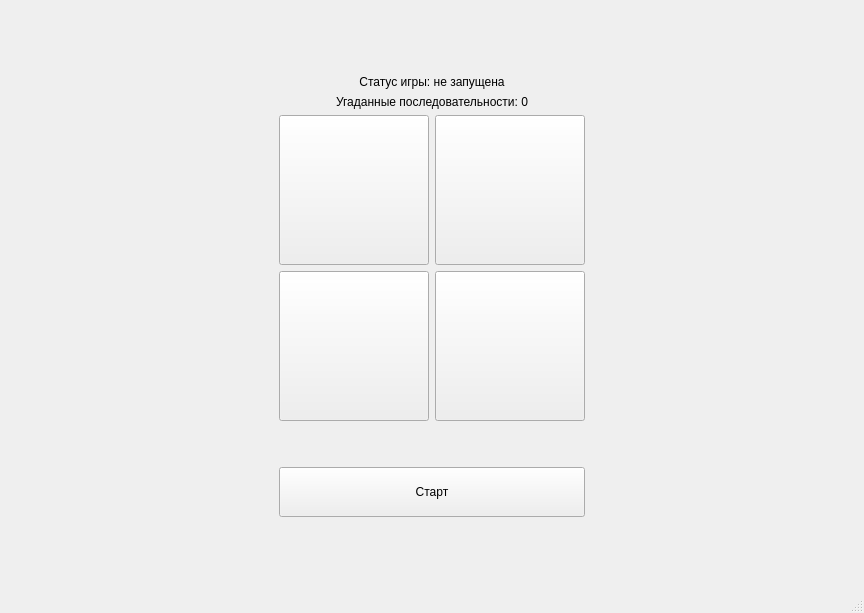
<?xml version="1.0" encoding="UTF-8"?>
<ui version="4.0">
 <class>SimonSays</class>
 <widget class="QMainWindow" name="SimonSays">
  <property name="geometry">
   <rect>
    <x>0</x>
    <y>0</y>
    <width>864</width>
    <height>613</height>
   </rect>
  </property>
  <property name="windowTitle">
   <string>SimonSays</string>
  </property>
  <widget class="QWidget" name="centralwidget">
   <layout class="QVBoxLayout" name="verticalLayout">
    <item>
     <layout class="QGridLayout" name="gridLayout">
      <item row="0" column="1" colspan="2">
       <spacer name="verticalSpacer">
        <property name="orientation">
         <enum>Qt::Orientation::Vertical</enum>
        </property>
        <property name="sizeHint" stdset="0">
         <size>
          <width>20</width>
          <height>40</height>
         </size>
        </property>
       </spacer>
      </item>
      <item row="1" column="1" colspan="2">
       <widget class="QLabel" name="statusGameLabel">
        <property name="text">
         <string>Статус игры: не запущена</string>
        </property>
        <property name="alignment">
         <set>Qt::AlignmentFlag::AlignCenter</set>
        </property>
       </widget>
      </item>
      <item row="2" column="1" colspan="2">
       <widget class="QLabel" name="scoreLabel">
        <property name="text">
         <string>Угаданные последовательности: 0</string>
        </property>
        <property name="alignment">
         <set>Qt::AlignmentFlag::AlignCenter</set>
        </property>
       </widget>
      </item>
      <item row="3" column="1">
       <widget class="QPushButton" name="pushButton_1">
        <property name="sizePolicy">
         <sizepolicy hsizetype="Preferred" vsizetype="Preferred">
          <horstretch>0</horstretch>
          <verstretch>0</verstretch>
         </sizepolicy>
        </property>
        <property name="minimumSize">
         <size>
          <width>150</width>
          <height>150</height>
         </size>
        </property>
        <property name="text">
         <string/>
        </property>
       </widget>
      </item>
      <item row="3" column="2">
       <widget class="QPushButton" name="pushButton_2">
        <property name="sizePolicy">
         <sizepolicy hsizetype="Preferred" vsizetype="Preferred">
          <horstretch>0</horstretch>
          <verstretch>0</verstretch>
         </sizepolicy>
        </property>
        <property name="minimumSize">
         <size>
          <width>150</width>
          <height>150</height>
         </size>
        </property>
        <property name="text">
         <string/>
        </property>
       </widget>
      </item>
      <item row="4" column="1">
       <widget class="QPushButton" name="pushButton_3">
        <property name="sizePolicy">
         <sizepolicy hsizetype="Preferred" vsizetype="Preferred">
          <horstretch>0</horstretch>
          <verstretch>0</verstretch>
         </sizepolicy>
        </property>
        <property name="minimumSize">
         <size>
          <width>150</width>
          <height>150</height>
         </size>
        </property>
        <property name="text">
         <string/>
        </property>
       </widget>
      </item>
      <item row="4" column="2">
       <widget class="QPushButton" name="pushButton_4">
        <property name="sizePolicy">
         <sizepolicy hsizetype="Preferred" vsizetype="Preferred">
          <horstretch>0</horstretch>
          <verstretch>0</verstretch>
         </sizepolicy>
        </property>
        <property name="minimumSize">
         <size>
          <width>150</width>
          <height>150</height>
         </size>
        </property>
        <property name="text">
         <string/>
        </property>
       </widget>
      </item>
      <item row="5" column="1" colspan="2">
       <spacer name="verticalSpacer_2">
        <property name="orientation">
         <enum>Qt::Orientation::Vertical</enum>
        </property>
        <property name="sizeType">
         <enum>QSizePolicy::Policy::Maximum</enum>
        </property>
        <property name="sizeHint" stdset="0">
         <size>
          <width>20</width>
          <height>40</height>
         </size>
        </property>
       </spacer>
      </item>
      <item row="6" column="1" colspan="2">
       <widget class="QPushButton" name="startButton">
        <property name="sizePolicy">
         <sizepolicy hsizetype="Minimum" vsizetype="Expanding">
          <horstretch>0</horstretch>
          <verstretch>0</verstretch>
         </sizepolicy>
        </property>
        <property name="maximumSize">
         <size>
          <width>16777215</width>
          <height>50</height>
         </size>
        </property>
        <property name="text">
         <string>Старт</string>
        </property>
       </widget>
      </item>
      <item row="7" column="1" colspan="2">
       <spacer name="verticalSpacer_5">
        <property name="orientation">
         <enum>Qt::Orientation::Vertical</enum>
        </property>
        <property name="sizeType">
         <enum>QSizePolicy::Policy::Expanding</enum>
        </property>
        <property name="sizeHint" stdset="0">
         <size>
          <width>20</width>
          <height>40</height>
         </size>
        </property>
       </spacer>
      </item>
      <item row="3" column="3" rowspan="2">
       <spacer name="horizontalSpacer_3">
        <property name="orientation">
         <enum>Qt::Orientation::Horizontal</enum>
        </property>
        <property name="sizeHint" stdset="0">
         <size>
          <width>40</width>
          <height>20</height>
         </size>
        </property>
       </spacer>
      </item>
      <item row="3" column="0" rowspan="2">
       <spacer name="horizontalSpacer_4">
        <property name="orientation">
         <enum>Qt::Orientation::Horizontal</enum>
        </property>
        <property name="sizeHint" stdset="0">
         <size>
          <width>40</width>
          <height>20</height>
         </size>
        </property>
       </spacer>
      </item>
     </layout>
    </item>
   </layout>
  </widget>
  <widget class="QMenuBar" name="menubar">
   <property name="geometry">
    <rect>
     <x>0</x>
     <y>0</y>
     <width>864</width>
     <height>21</height>
    </rect>
   </property>
  </widget>
  <widget class="QStatusBar" name="statusbar"/>
 </widget>
 <resources/>
 <connections/>
 <designerdata>
  <property name="gridDeltaX">
   <number>10</number>
  </property>
  <property name="gridDeltaY">
   <number>10</number>
  </property>
  <property name="gridSnapX">
   <bool>true</bool>
  </property>
  <property name="gridSnapY">
   <bool>true</bool>
  </property>
  <property name="gridVisible">
   <bool>true</bool>
  </property>
 </designerdata>
</ui>
